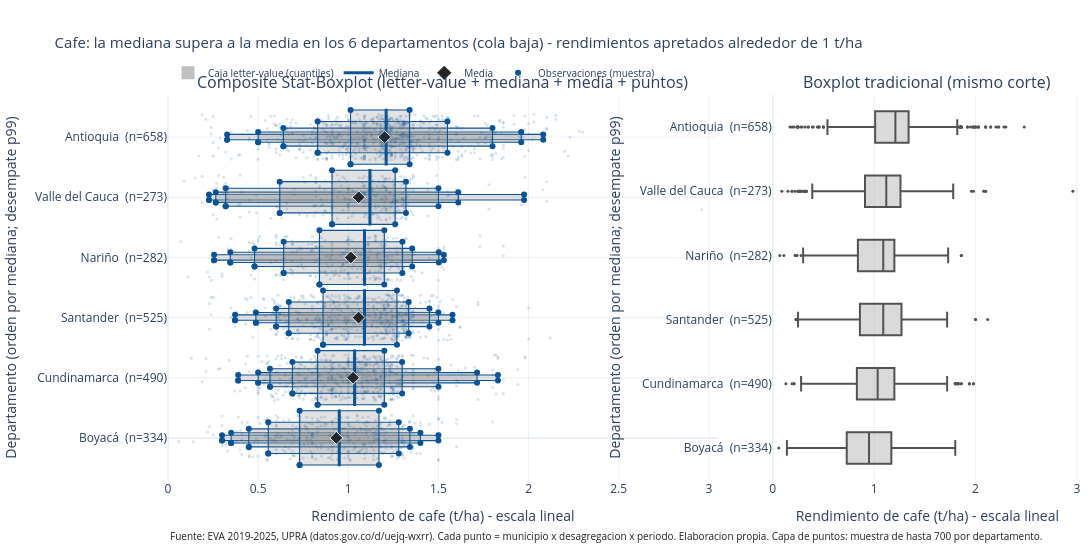

Notebook source saved alongside this figure:
### Markdown cell above
**Pregunta (Figura 5):** entre los seis departamentos cafeteros, ¿dónde rinde más el café por hectárea
y cómo cambia el centro (mediana frente a media) al mirar los extremos?

**Título conclusivo (escrito antes de dibujar, se valida en el paso c):**
*"El café sesga al revés que los cultivos anteriores: en los seis departamentos la media queda por
debajo de la mediana (cola baja), con rendimientos apretados alrededor de 1 t/ha."*

**Paso (b): figura interactiva + contraste.** Panel izquierdo: **Composite Stat-Boxplot**, que
superpone —en una sola vista— las cajas letter-value (cuantiles anidados), la mediana, la **media**
(marcador rombo, distinta de la mediana) y una capa de puntos individuales (muestra). Panel derecho: el
`go.Box` clásico del mismo corte. Variable en t/ha de rango estrecho → **escala lineal** (declarada).

**Nota de orden (encargo v4):** departamentos ordenados por mediana ascendente; si dos empatan, se
desempata por el cuantil de cola **p99** (ascendente). Se declara en el eje.

### Code cell
TITULO_F5 = ("Cafe: la mediana supera a la media en los 6 departamentos (cola baja) - "
             "rendimientos apretados alrededor de 1 t/ha")

dep6_orden = tabla6.sort_values(["mediana", "p99"]).index.tolist()   # v4: mediana; desempate por p99
etiquetas6 = [f"{d}  (n={int(tabla6.loc[d, 'N'])})" for d in dep6_orden]
niveles6 = [(0.25, 0.75), (0.125, 0.875), (0.0625, 0.9375), (0.03125, 0.96875), (0.015625, 0.984375)]
grosores6 = [0.90, 0.52, 0.30, 0.17, 0.09]
rng5 = np.random.default_rng(20261014)
MUESTRA5 = 700

fig5 = make_subplots(rows=1, cols=2, shared_yaxes=False, column_widths=[0.64, 0.36],
                     horizontal_spacing=0.06,
                     subplot_titles=("Composite Stat-Boxplot (letter-value + mediana + media + puntos)",
                                     "Boxplot tradicional (mismo corte)"))

for i, d in enumerate(dep6_orden):
    v = compo.loc[compo["departamento"] == d, "rendimiento"].to_numpy()
    for nivel, (qlo, qhi) in enumerate(reversed(niveles6)):
        x0, x1 = np.quantile(v, [qlo, qhi])
        g = grosores6[len(niveles6) - 1 - nivel] / 2
        fig5.add_trace(go.Scatter(
            x=[x0, x1, x1, x0, x0], y=[i - g, i - g, i + g, i + g, i - g],
            fill="toself", fillcolor="rgba(150,150,150,0.28)", line=dict(color=ACENTO, width=1.1),
            hoverinfo="text", showlegend=False,
            hovertext=f"{d}<br>cuantiles {qlo:.4f}-{qhi:.4f}<br>{x0:.2f} - {x1:.2f} t/ha"),
            row=1, col=1)
    med = float(np.median(v))
    fig5.add_trace(go.Scatter(x=[med, med], y=[i - 0.47, i + 0.47], mode="lines",
        line=dict(color=ACENTO, width=3), hoverinfo="text", showlegend=False,
        hovertext=f"{d} · mediana {med:.2f} t/ha"), row=1, col=1)
    media = float(np.mean(v))
    fig5.add_trace(go.Scatter(x=[media], y=[i], mode="markers",
        marker=dict(symbol="diamond", size=10, color=GRISES[0],
                    line=dict(color="white", width=1)), showlegend=False,
        hoverinfo="text", hovertext=f"{d} · media {media:.2f} t/ha"), row=1, col=1)
    sel = compo[compo["departamento"] == d]
    idx = rng5.choice(len(sel), size=min(MUESTRA5, len(sel)), replace=False)
    muestra = sel.iloc[idx]
    jit = rng5.uniform(-0.38, 0.38, len(muestra))
    hov = [f"Municipio: {mu}<br>Departamento: {de}<br>Cultivo: Café<br>Periodo: {pe}"
           f"<br>Rendimiento: {rr:.2f} t/ha<br>n del departamento: {int(tabla6.loc[d, 'N'])}"
           for mu, de, pe, rr in zip(muestra["municipio"], muestra["departamento"],
                                     muestra["periodo"], muestra["rendimiento"])]
    fig5.add_trace(go.Scatter(x=muestra["rendimiento"], y=i + jit, mode="markers",
        marker=dict(color=ACENTO, size=3, opacity=0.16), hoverinfo="text",
        hovertext=hov, showlegend=False), row=1, col=1)

for d in dep6_orden:
    v = compo.loc[compo["departamento"] == d, "rendimiento"]
    fig5.add_trace(go.Box(x=v, name=d, orientation="h",
        marker_color=GRISES[1], fillcolor="rgba(150,150,150,0.35)", line=dict(color=GRISES[1]),
        boxpoints="outliers", marker=dict(color=GRISES[1], size=3), showlegend=False,
        hovertemplate=f"{d}<br>%{{x:.2f}} t/ha<extra></extra>"), row=1, col=2)

# leyenda explicita del composite (entradas guia)
fig5.add_trace(go.Scatter(x=[None], y=[None], mode="markers",
    marker=dict(symbol="square", size=13, color="rgba(150,150,150,0.6)"),
    name="Caja letter-value (cuantiles)"), row=1, col=1)
fig5.add_trace(go.Scatter(x=[None], y=[None], mode="lines", line=dict(color=ACENTO, width=3),
    name="Mediana"), row=1, col=1)
fig5.add_trace(go.Scatter(x=[None], y=[None], mode="markers",
    marker=dict(symbol="diamond", size=11, color=GRISES[0]), name="Media"), row=1, col=1)
fig5.add_trace(go.Scatter(x=[None], y=[None], mode="markers",
    marker=dict(symbol="circle", size=6, color=ACENTO), name="Observaciones (muestra)"), row=1, col=1)

fig5.update_yaxes(tickmode="array", tickvals=list(range(len(dep6_orden))), ticktext=etiquetas6,
                  title_text="Departamento (orden por mediana; desempate p99)",
                  range=[-0.7, len(dep6_orden) - 0.3], row=1, col=1)
fig5.update_yaxes(type="category", categoryorder="array", categoryarray=dep6_orden,
                  title_text="Departamento (orden por mediana; desempate p99)",
                  tickmode="array", tickvals=dep6_orden, ticktext=etiquetas6, row=1, col=2)
fig5.update_xaxes(title_text="Rendimiento de cafe (t/ha) - escala lineal",
                  range=[0, 3.05], row=1, col=1)
fig5.update_xaxes(title_text="Rendimiento de cafe (t/ha) - escala lineal",
                  range=[0, 3.05], row=1, col=2)
fig5.update_layout(title=dict(text=TITULO_F5, font=dict(size=15)),
    width=1240, height=560, margin=dict(l=10, r=10, t=95, b=80),
    plot_bgcolor="white", paper_bgcolor="white",
    legend=dict(orientation="h", yanchor="bottom", y=1.02, xanchor="left", x=0,
                font=dict(size=10), bgcolor="rgba(0,0,0,0)"))
fuente_ann5 = dict(text=FUENTE_FIG + " Capa de puntos: muestra de hasta 700 por departamento.",
                   showarrow=False, xref="paper", yref="paper",
                   x=0, y=-0.17, xanchor="left", font=dict(size=10, color=TEXTO))
fig5.update_layout(annotations=list(fig5.layout.annotations) + [fuente_ann5])

ruta_html5 = DIR_HTML / "fig5_composite_cafe.html"
ruta_png5 = DIR_PNG / "fig5_composite_cafe.png"
fig5.write_html(ruta_html5, include_plotlyjs=True, full_html=True)
fig5.write_image(ruta_png5, width=1240, height=560, scale=2)

print("Traces en la figura:", len(fig5.data))
print("HTML autonomo:", ruta_html5.name, "| existe:", ruta_html5.exists(),
      "| KB:", round(ruta_html5.stat().st_size / 1024, 1))
print("PNG:", ruta_png5.name, "| existe:", ruta_png5.exists(),
      "| KB:", round(ruta_png5.stat().st_size / 1024, 1))
print("Orden dibujado (mediana; desempate p99):", dep6_orden)

fig5.show()   # dibuja la figura dentro del cuaderno (como plt.show())

### Figure 1 — Plotly figure (JSON) as saved in the notebook; plotly's stock layout.template omitted (floating-point values rounded to 4 significant figures; data arrays with more than 128 entries replaced by an {"elided": "..."} marker saying what was removed)
{"data": [{"fill": "toself", "fillcolor": "rgba(150,150,150,0.28)", "hoverinfo": "text", "hovertext": "Boyacá<br>cuantiles 0.0156-0.9844<br>0.30 - 1.50 t/ha", "line": {"color": "#0b5394", "width": 1.1}, "showlegend": false, "type": "scatter", "x": [0.3, 1.5, 1.5, 0.3, 0.3], "xaxis": "x", "y": [-0.045, -0.045, 0.045, 0.045, -0.045], "yaxis": "y"}, {"fill": "toself", "fillcolor": "rgba(150,150,150,0.28)", "hoverinfo": "text", "hovertext": "Boyacá<br>cuantiles 0.0312-0.9688<br>0.35 - 1.40 t/ha", "line": {"color": "#0b5394", "width": 1.1}, "showlegend": false, "type": "scatter", "x": [0.3503, 1.4, 1.4, 0.3503, 0.3503], "xaxis": "x", "y": [-0.085, -0.085, 0.085, 0.085, -0.085], "yaxis": "y"}, {"fill": "toself", "fillcolor": "rgba(150,150,150,0.28)", "hoverinfo": "text", "hovertext": "Boyacá<br>cuantiles 0.0625-0.9375<br>0.45 - 1.34 t/ha", "line": {"color": "#0b5394", "width": 1.1}, "showlegend": false, "type": "scatter", "x": [0.4481, 1.342, 1.342, 0.4481, 0.4481], "xaxis": "x", "y": [-0.15, -0.15, 0.15, 0.15, -0.15], "yaxis": "y"}, {"fill": "toself", "fillcolor": "rgba(150,150,150,0.28)", "hoverinfo": "text", "hovertext": "Boyacá<br>cuantiles 0.1250-0.8750<br>0.56 - 1.28 t/ha", "line": {"color": "#0b5394", "width": 1.1}, "showlegend": false, "type": "scatter", "x": [0.5563, 1.28, 1.28, 0.5563, 0.5563], "xaxis": "x", "y": [-0.26, -0.26, 0.26, 0.26, -0.26], "yaxis": "y"}, {"fill": "toself", "fillcolor": "rgba(150,150,150,0.28)", "hoverinfo": "text", "hovertext": "Boyacá<br>cuantiles 0.2500-0.7500<br>0.73 - 1.17 t/ha", "line": {"color": "#0b5394", "width": 1.1}, "showlegend": false, "type": "scatter", "x": [0.73, 1.17, 1.17, 0.73, 0.73], "xaxis": "x", "y": [-0.45, -0.45, 0.45, 0.45, -0.45], "yaxis": "y"}, {"hoverinfo": "text", "hovertext": "Boyacá · mediana 0.95 t/ha", "line": {"color": "#0b5394", "width": 3}, "mode": "lines", "showlegend": false, "type": "scatter", "x": [0.95, 0.95], "xaxis": "x", "y": [-0.47, 0.47], "yaxis": "y"}, {"hoverinfo": "text", "hovertext": "Boyacá · media 0.93 t/ha", "marker": {"color": "#252525", "line": {"color": "white", "width": 1}, "size": 10, "symbol": "diamond"}, "mode": "markers", "showlegend": false, "type": "scatter", "x": [0.9336], "xaxis": "x", "y": [0], "yaxis": "y"}, {"hoverinfo": "text", "hovertext": {"elided": "334 str values"}, "marker": {"color": "#0b5394", "opacity": 0.16, "size": 3}, "mode": "markers", "showlegend": false, "type": "scatter", "x": {"elided": "334 float values"}, "xaxis": "x", "y": {"elided": "334 float values"}, "yaxis": "y"}, {"fill": "toself", "fillcolor": "rgba(150,150,150,0.28)", "hoverinfo": "text", "hovertext": "Cundinamarca<br>cuantiles 0.0156-0.9844<br>0.39 - 1.83 t/ha", "line": {"color": "#0b5394", "width": 1.1}, "showlegend": false, "type": "scatter", "x": [0.3892, 1.83, 1.83, 0.3892, 0.3892], "xaxis": "x", "y": [0.955, 0.955, 1.045, 1.045, 0.955], "yaxis": "y"}, {"fill": "toself", "fillcolor": "rgba(150,150,150,0.28)", "hoverinfo": "text", "hovertext": "Cundinamarca<br>cuantiles 0.0312-0.9688<br>0.50 - 1.71 t/ha", "line": {"color": "#0b5394", "width": 1.1}, "showlegend": false, "type": "scatter", "x": [0.5, 1.714, 1.714, 0.5, 0.5], "xaxis": "x", "y": [0.915, 0.915, 1.085, 1.085, 0.915], "yaxis": "y"}, {"fill": "toself", "fillcolor": "rgba(150,150,150,0.28)", "hoverinfo": "text", "hovertext": "Cundinamarca<br>cuantiles 0.0625-0.9375<br>0.57 - 1.50 t/ha", "line": {"color": "#0b5394", "width": 1.1}, "showlegend": false, "type": "scatter", "x": [0.5656, 1.5, 1.5, 0.5656, 0.5656], "xaxis": "x", "y": [0.85, 0.85, 1.15, 1.15, 0.85], "yaxis": "y"}, {"fill": "toself", "fillcolor": "rgba(150,150,150,0.28)", "hoverinfo": "text", "hovertext": "Cundinamarca<br>cuantiles 0.1250-0.8750<br>0.69 - 1.30 t/ha", "line": {"color": "#0b5394", "width": 1.1}, "showlegend": false, "type": "scatter", "x": [0.69, 1.299, 1.299, 0.69, 0.69], "xaxis": "x", "y": [0.74, 0.74, 1.26, 1.26, 0.74], "yaxis": "y"}, {"fill": "toself", "fillcolor": "rgba(150,150,150,0.28)", "hoverinfo": "text", "hovertext": "Cundinamarca<br>cuantiles 0.2500-0.7500<br>0.83 - 1.20 t/ha", "line": {"color": "#0b5394", "width": 1.1}, "showlegend": false, "type": "scatter", "x": [0.83, 1.2, 1.2, 0.83, 0.83], "xaxis": "x", "y": [0.55, 0.55, 1.45, 1.45, 0.55], "yaxis": "y"}, {"hoverinfo": "text", "hovertext": "Cundinamarca · mediana 1.04 t/ha", "line": {"color": "#0b5394", "width": 3}, "mode": "lines", "showlegend": false, "type": "scatter", "x": [1.035, 1.035], "xaxis": "x", "y": [0.53, 1.47], "yaxis": "y"}, {"hoverinfo": "text", "hovertext": "Cundinamarca · media 1.03 t/ha", "marker": {"color": "#252525", "line": {"color": "white", "width": 1}, "size": 10, "symbol": "diamond"}, "mode": "markers", "showlegend": false, "type": "scatter", "x": [1.026], "xaxis": "x", "y": [1], "yaxis": "y"}, {"hoverinfo": "text", "hovertext": {"elided": "490 str values"}, "marker": {"color": "#0b5394", "opacity": 0.16, "size": 3}, "mode": "markers", "showlegend": false, "type": "scatter", "x": {"elided": "490 float values"}, "xaxis": "x", "y": {"elided": "490 float values"}, "yaxis": "y"}, {"fill": "toself", "fillcolor": "rgba(150,150,150,0.28)", "hoverinfo": "text", "hovertext": "Santander<br>cuantiles 0.0156-0.9844<br>0.37 - 1.58 t/ha", "line": {"color": "#0b5394", "width": 1.1}, "showlegend": false, "type": "scatter", "x": [0.3719, 1.578, 1.578, 0.3719, 0.3719], "xaxis": "x", "y": [1.955, 1.955, 2.045, 2.045, 1.955], "yaxis": "y"}, {"fill": "toself", "fillcolor": "rgba(150,150,150,0.28)", "hoverinfo": "text", "hovertext": "Santander<br>cuantiles 0.0312-0.9688<br>0.49 - 1.50 t/ha", "line": {"color": "#0b5394", "width": 1.1}, "showlegend": false, "type": "scatter", "x": [0.4875, 1.5, 1.5, 0.4875, 0.4875], "xaxis": "x", "y": [1.915, 1.915, 2.085, 2.085, 1.915], "yaxis": "y"}, {"fill": "toself", "fillcolor": "rgba(150,150,150,0.28)", "hoverinfo": "text", "hovertext": "Santander<br>cuantiles 0.0625-0.9375<br>0.60 - 1.45 t/ha", "line": {"color": "#0b5394", "width": 1.1}, "showlegend": false, "type": "scatter", "x": [0.6, 1.45, 1.45, 0.6, 0.6], "xaxis": "x", "y": [1.85, 1.85, 2.15, 2.15, 1.85], "yaxis": "y"}, {"fill": "toself", "fillcolor": "rgba(150,150,150,0.28)", "hoverinfo": "text", "hovertext": "Santander<br>cuantiles 0.1250-0.8750<br>0.67 - 1.33 t/ha", "line": {"color": "#0b5394", "width": 1.1}, "showlegend": false, "type": "scatter", "x": [0.67, 1.335, 1.335, 0.67, 0.67], "xaxis": "x", "y": [1.74, 1.74, 2.26, 2.26, 1.74], "yaxis": "y"}, {"fill": "toself", "fillcolor": "rgba(150,150,150,0.28)", "hoverinfo": "text", "hovertext": "Santander<br>cuantiles 0.2500-0.7500<br>0.86 - 1.27 t/ha", "line": {"color": "#0b5394", "width": 1.1}, "showlegend": false, "type": "scatter", "x": [0.86, 1.27, 1.27, 0.86, 0.86], "xaxis": "x", "y": [1.55, 1.55, 2.45, 2.45, 1.55], "yaxis": "y"}, {"hoverinfo": "text", "hovertext": "Santander · mediana 1.09 t/ha", "line": {"color": "#0b5394", "width": 3}, "mode": "lines", "showlegend": false, "type": "scatter", "x": [1.09, 1.09], "xaxis": "x", "y": [1.53, 2.47], "yaxis": "y"}, {"hoverinfo": "text", "hovertext": "Santander · media 1.06 t/ha", "marker": {"color": "#252525", "line": {"color": "white", "width": 1}, "size": 10, "symbol": "diamond"}, "mode": "markers", "showlegend": false, "type": "scatter", "x": [1.057], "xaxis": "x", "y": [2], "yaxis": "y"}, {"hoverinfo": "text", "hovertext": {"elided": "525 str values"}, "marker": {"color": "#0b5394", "opacity": 0.16, "size": 3}, "mode": "markers", "showlegend": false, "type": "scatter", "x": {"elided": "525 float values"}, "xaxis": "x", "y": {"elided": "525 float values"}, "yaxis": "y"}, {"fill": "toself", "fillcolor": "rgba(150,150,150,0.28)", "hoverinfo": "text", "hovertext": "Nariño<br>cuantiles 0.0156-0.9844<br>0.26 - 1.53 t/ha", "line": {"color": "#0b5394", "width": 1.1}, "showlegend": false, "type": "scatter", "x": [0.2556, 1.53, 1.53, 0.2556, 0.2556], "xaxis": "x", "y": [2.955, 2.955, 3.045, 3.045, 2.955], "yaxis": "y"}, {"fill": "toself", "fillcolor": "rgba(150,150,150,0.28)", "hoverinfo": "text", "hovertext": "Nariño<br>cuantiles 0.0312-0.9688<br>0.35 - 1.50 t/ha", "line": {"color": "#0b5394", "width": 1.1}, "showlegend": false, "type": "scatter", "x": [0.3456, 1.502, 1.502, 0.3456, 0.3456], "xaxis": "x", "y": [2.915, 2.915, 3.085, 3.085, 2.915], "yaxis": "y"}, {"fill": "toself", "fillcolor": "rgba(150,150,150,0.28)", "hoverinfo": "text", "hovertext": "Nariño<br>cuantiles 0.0625-0.9375<br>0.48 - 1.35 t/ha", "line": {"color": "#0b5394", "width": 1.1}, "showlegend": false, "type": "scatter", "x": [0.48, 1.354, 1.354, 0.48, 0.48], "xaxis": "x", "y": [2.85, 2.85, 3.15, 3.15, 2.85], "yaxis": "y"}, {"fill": "toself", "fillcolor": "rgba(150,150,150,0.28)", "hoverinfo": "text", "hovertext": "Nariño<br>cuantiles 0.1250-0.8750<br>0.64 - 1.30 t/ha", "line": {"color": "#0b5394", "width": 1.1}, "showlegend": false, "type": "scatter", "x": [0.6412, 1.3, 1.3, 0.6412, 0.6412], "xaxis": "x", "y": [2.74, 2.74, 3.26, 3.26, 2.74], "yaxis": "y"}, {"fill": "toself", "fillcolor": "rgba(150,150,150,0.28)", "hoverinfo": "text", "hovertext": "Nariño<br>cuantiles 0.2500-0.7500<br>0.84 - 1.20 t/ha", "line": {"color": "#0b5394", "width": 1.1}, "showlegend": false, "type": "scatter", "x": [0.84, 1.2, 1.2, 0.84, 0.84], "xaxis": "x", "y": [2.55, 2.55, 3.45, 3.45, 2.55], "yaxis": "y"}, {"hoverinfo": "text", "hovertext": "Nariño · mediana 1.09 t/ha", "line": {"color": "#0b5394", "width": 3}, "mode": "lines", "showlegend": false, "type": "scatter", "x": [1.09, 1.09], "xaxis": "x", "y": [2.53, 3.47], "yaxis": "y"}, {"hoverinfo": "text", "hovertext": "Nariño · media 1.01 t/ha", "marker": {"color": "#252525", "line": {"color": "white", "width": 1}, "size": 10, "symbol": "diamond"}, "mode": "markers", "showlegend": false, "type": "scatter", "x": [1.014], "xaxis": "x", "y": [3], "yaxis": "y"}, {"hoverinfo": "text", "hovertext": {"elided": "282 str values"}, "marker": {"color": "#0b5394", "opacity": 0.16, "size": 3}, "mode": "markers", "showlegend": false, "type": "scatter", "x": {"elided": "282 float values"}, "xaxis": "x", "y": {"elided": "282 float values"}, "yaxis": "y"}, {"fill": "toself", "fillcolor": "rgba(150,150,150,0.28)", "hoverinfo": "text", "hovertext": "Valle del Cauca<br>cuantiles 0.0156-0.9844<br>0.23 - 1.98 t/ha", "line": {"color": "#0b5394", "width": 1.1}, "showlegend": false, "type": "scatter", "x": [0.2275, 1.975, 1.975, 0.2275, 0.2275], "xaxis": "x", "y": [3.955, 3.955, 4.045, 4.045, 3.955], "yaxis": "y"}, {"fill": "toself", "fillcolor": "rgba(150,150,150,0.28)", "hoverinfo": "text", "hovertext": "Valle del Cauca<br>cuantiles 0.0312-0.9688<br>0.27 - 1.61 t/ha", "line": {"color": "#0b5394", "width": 1.1}, "showlegend": false, "type": "scatter", "x": [0.265, 1.61, 1.61, 0.265, 0.265], "xaxis": "x", "y": [3.915, 3.915, 4.085, 4.085, 3.915], "yaxis": "y"}, {"fill": "toself", "fillcolor": "rgba(150,150,150,0.28)", "hoverinfo": "text", "hovertext": "Valle del Cauca<br>cuantiles 0.0625-0.9375<br>0.32 - 1.50 t/ha", "line": {"color": "#0b5394", "width": 1.1}, "showlegend": false, "type": "scatter", "x": [0.32, 1.5, 1.5, 0.32, 0.32], "xaxis": "x", "y": [3.85, 3.85, 4.15, 4.15, 3.85], "yaxis": "y"}, {"fill": "toself", "fillcolor": "rgba(150,150,150,0.28)", "hoverinfo": "text", "hovertext": "Valle del Cauca<br>cuantiles 0.1250-0.8750<br>0.62 - 1.32 t/ha", "line": {"color": "#0b5394", "width": 1.1}, "showlegend": false, "type": "scatter", "x": [0.62, 1.32, 1.32, 0.62, 0.62], "xaxis": "x", "y": [3.74, 3.74, 4.26, 4.26, 3.74], "yaxis": "y"}, {"fill": "toself", "fillcolor": "rgba(150,150,150,0.28)", "hoverinfo": "text", "hovertext": "Valle del Cauca<br>cuantiles 0.2500-0.7500<br>0.91 - 1.26 t/ha", "line": {"color": "#0b5394", "width": 1.1}, "showlegend": false, "type": "scatter", "x": [0.91, 1.26, 1.26, 0.91, 0.91], "xaxis": "x", "y": [3.55, 3.55, 4.45, 4.45, 3.55], "yaxis": "y"}, {"hoverinfo": "text", "hovertext": "Valle del Cauca · mediana 1.12 t/ha", "line": {"color": "#0b5394", "width": 3}, "mode": "lines", "showlegend": false, "type": "scatter", "x": [1.12, 1.12], "xaxis": "x", "y": [3.53, 4.47], "yaxis": "y"}, {"hoverinfo": "text", "hovertext": "Valle del Cauca · media 1.06 t/ha", "marker": {"color": "#252525", "line": {"color": "white", "width": 1}, "size": 10, "symbol": "diamond"}, "mode": "markers", "showlegend": false, "type": "scatter", "x": [1.058], "xaxis": "x", "y": [4], "yaxis": "y"}, {"hoverinfo": "text", "hovertext": {"elided": "273 str values"}, "marker": {"color": "#0b5394", "opacity": 0.16, "size": 3}, "mode": "markers", "showlegend": false, "type": "scatter", "x": {"elided": "273 float values"}, "xaxis": "x", "y": {"elided": "273 float values"}, "yaxis": "y"}, {"fill": "toself", "fillcolor": "rgba(150,150,150,0.28)", "hoverinfo": "text", "hovertext": "Antioquia<br>cuantiles 0.0156-0.9844<br>0.33 - 2.08 t/ha", "line": {"color": "#0b5394", "width": 1.1}, "showlegend": false, "type": "scatter", "x": [0.328, 2.081, 2.081, 0.328, 0.328], "xaxis": "x", "y": [4.955, 4.955, 5.045, 5.045, 4.955], "yaxis": "y"}, {"fill": "toself", "fillcolor": "rgba(150,150,150,0.28)", "hoverinfo": "text", "hovertext": "Antioquia<br>cuantiles 0.0312-0.9688<br>0.50 - 1.96 t/ha", "line": {"color": "#0b5394", "width": 1.1}, "showlegend": false, "type": "scatter", "x": [0.5, 1.959, 1.959, 0.5, 0.5], "xaxis": "x", "y": [4.915, 4.915, 5.085, 5.085, 4.915], "yaxis": "y"}, {"fill": "toself", "fillcolor": "rgba(150,150,150,0.28)", "hoverinfo": "text", "hovertext": "Antioquia<br>cuantiles 0.0625-0.9375<br>0.64 - 1.80 t/ha", "line": {"color": "#0b5394", "width": 1.1}, "showlegend": false, "type": "scatter", "x": [0.64, 1.8, 1.8, 0.64, 0.64], "xaxis": "x", "y": [4.85, 4.85, 5.15, 5.15, 4.85], "yaxis": "y"}, {"fill": "toself", "fillcolor": "rgba(150,150,150,0.28)", "hoverinfo": "text", "hovertext": "Antioquia<br>cuantiles 0.1250-0.8750<br>0.83 - 1.55 t/ha", "line": {"color": "#0b5394", "width": 1.1}, "showlegend": false, "type": "scatter", "x": [0.83, 1.55, 1.55, 0.83, 0.83], "xaxis": "x", "y": [4.74, 4.74, 5.26, 5.26, 4.74], "yaxis": "y"}, {"fill": "toself", "fillcolor": "rgba(150,150,150,0.28)", "hoverinfo": "text", "hovertext": "Antioquia<br>cuantiles 0.2500-0.7500<br>1.01 - 1.34 t/ha", "line": {"color": "#0b5394", "width": 1.1}, "showlegend": false, "type": "scatter", "x": [1.012, 1.34, 1.34, 1.012, 1.012], "xaxis": "x", "y": [4.55, 4.55, 5.45, 5.45, 4.55], "yaxis": "y"}, {"hoverinfo": "text", "hovertext": "Antioquia · mediana 1.21 t/ha", "line": {"color": "#0b5394", "width": 3}, "mode": "lines", "showlegend": false, "type": "scatter", "x": [1.21, 1.21], "xaxis": "x", "y": [4.53, 5.47], "yaxis": "y"}, {"hoverinfo": "text", "hovertext": "Antioquia · media 1.20 t/ha", "marker": {"color": "#252525", "line": {"color": "white", "width": 1}, "size": 10, "symbol": "diamond"}, "mode": "markers", "showlegend": false, "type": "scatter", "x": [1.202], "xaxis": "x", "y": [5], "yaxis": "y"}, {"hoverinfo": "text", "hovertext": {"elided": "658 str values"}, "marker": {"color": "#0b5394", "opacity": 0.16, "size": 3}, "mode": "markers", "showlegend": false, "type": "scatter", "x": {"elided": "658 float values"}, "xaxis": "x", "y": {"elided": "658 float values"}, "yaxis": "y"}, {"boxpoints": "outliers", "fillcolor": "rgba(150,150,150,0.35)", "hovertemplate": "Boyacá<br>%{x:.2f} t/ha<extra></extra>", "line": {"color": "#525252"}, "marker": {"color": "#525252", "size": 3}, "name": "Boyacá", "orientation": "h", "showlegend": false, "type": "box", "x": {"elided": "334 float values"}, "xaxis": "x2", "yaxis": "y2"}, {"boxpoints": "outliers", "fillcolor": "rgba(150,150,150,0.35)", "hovertemplate": "Cundinamarca<br>%{x:.2f} t/ha<extra></extra>", "line": {"color": "#525252"}, "marker": {"color": "#525252", "size": 3}, "name": "Cundinamarca", "orientation": "h", "showlegend": false, "type": "box", "x": {"elided": "490 float values"}, "xaxis": "x2", "yaxis": "y2"}, {"boxpoints": "outliers", "fillcolor": "rgba(150,150,150,0.35)", "hovertemplate": "Santander<br>%{x:.2f} t/ha<extra></extra>", "line": {"color": "#525252"}, "marker": {"color": "#525252", "size": 3}, "name": "Santander", "orientation": "h", "showlegend": false, "type": "box", "x": {"elided": "525 float values"}, "xaxis": "x2", "yaxis": "y2"}, {"boxpoints": "outliers", "fillcolor": "rgba(150,150,150,0.35)", "hovertemplate": "Nariño<br>%{x:.2f} t/ha<extra></extra>", "line": {"color": "#525252"}, "marker": {"color": "#525252", "size": 3}, "name": "Nariño", "orientation": "h", "showlegend": false, "type": "box", "x": {"elided": "282 float values"}, "xaxis": "x2", "yaxis": "y2"}, {"boxpoints": "outliers", "fillcolor": "rgba(150,150,150,0.35)", "hovertemplate": "Valle del Cauca<br>%{x:.2f} t/ha<extra></extra>", "line": {"color": "#525252"}, "marker": {"color": "#525252", "size": 3}, "name": "Valle del Cauca", "orientation": "h", "showlegend": false, "type": "box", "x": {"elided": "273 float values"}, "xaxis": "x2", "yaxis": "y2"}, {"boxpoints": "outliers", "fillcolor": "rgba(150,150,150,0.35)", "hovertemplate": "Antioquia<br>%{x:.2f} t/ha<extra></extra>", "line": {"color": "#525252"}, "marker": {"color": "#525252", "size": 3}, "name": "Antioquia", "orientation": "h", "showlegend": false, "type": "box", "x": {"elided": "658 float values"}, "xaxis": "x2", "yaxis": "y2"}, {"marker": {"color": "rgba(150,150,150,0.6)", "size": 13, "symbol": "square"}, "mode": "markers", "name": "Caja letter-value (cuantiles)", "type": "scatter", "x": [null], "xaxis": "x", "y": [null], "yaxis": "y"}, {"line": {"color": "#0b5394", "width": 3}, "mode": "lines", "name": "Mediana", "type": "scatter", "x": [null], "xaxis": "x", "y": [null], "yaxis": "y"}, {"marker": {"color": "#252525", "size": 11, "symbol": "diamond"}, "mode": "markers", "name": "Media", "type": "scatter", "x": [null], "xaxis": "x", "y": [null], "yaxis": "y"}, {"marker": {"color": "#0b5394", "size": 6, "symbol": "circle"}, "mode": "markers", "name": "Observaciones (muestra)", "type": "scatter", "x": [null], "xaxis": "x", "y": [null], "yaxis": "y"}], "layout": {"annotations": [{"font": {"size": 16}, "showarrow": false, "text": "Composite Stat-Boxplot (letter-value + mediana + media + puntos)", "x": 0.3008, "xanchor": "center", "xref": "paper", "y": 1, "yanchor": "bottom", "yref": "paper"}, {"font": {"size": 16}, "showarrow": false, "text": "Boxplot tradicional (mismo corte)", "x": 0.8308, "xanchor": "center", "xref": "paper", "y": 1, "yanchor": "bottom", "yref": "paper"}, {"font": {"color": "#202124", "size": 10}, "showarrow": false, "text": "Fuente: EVA 2019-2025, UPRA (datos.gov.co/d/uejq-wxrr). Cada punto = municipio x desagregacion x periodo. Elaboracion propia. Capa de puntos: muestra de hasta 700 por departamento.", "x": 0, "xanchor": "left", "xref": "paper", "y": -0.17, "yref": "paper"}], "height": 560, "legend": {"bgcolor": "rgba(0,0,0,0)", "font": {"size": 10}, "orientation": "h", "x": 0, "xanchor": "left", "y": 1.02, "yanchor": "bottom"}, "margin": {"b": 80, "l": 10, "r": 10, "t": 95}, "paper_bgcolor": "white", "plot_bgcolor": "white", "title": {"font": {"size": 15}, "text": "Cafe: la mediana supera a la media en los 6 departamentos (cola baja) - rendimientos apretados alrededor de 1 t/ha"}, "width": 1240, "xaxis": {"anchor": "y", "domain": [0, 0.6016], "range": [0, 3.05], "title": {"text": "Rendimiento de cafe (t/ha) - escala lineal"}}, "xaxis2": {"anchor": "y2", "domain": [0.6616, 1], "range": [0, 3.05], "title": {"text": "Rendimiento de cafe (t/ha) - escala lineal"}}, "yaxis": {"anchor": "x", "domain": [0, 1], "range": [-0.7, 5.7], "tickmode": "array", "ticktext": ["Boyacá  (n=334)", "Cundinamarca  (n=490)", "Santander  (n=525)", "Nariño  (n=282)", "Valle del Cauca  (n=273)", "Antioquia  (n=658)"], "tickvals": [0, 1, 2, 3, 4, 5], "title": {"text": "Departamento (orden por mediana; desempate p99)"}}, "yaxis2": {"anchor": "x2", "categoryarray": ["Boyacá", "Cundinamarca", "Santander", "Nariño", "Valle del Cauca", "Antioquia"], "categoryorder": "array", "domain": [0, 1], "tickmode": "array", "ticktext": ["Boyacá  (n=334)", "Cundinamarca  (n=490)", "Santander  (n=525)", "Nariño  (n=282)", "Valle del Cauca  (n=273)", "Antioquia  (n=658)"], "tickvals": ["Boyacá", "Cundinamarca", "Santander", "Nariño", "Valle del Cauca", "Antioquia"], "title": {"text": "Departamento (orden por mediana; desempate p99)"}, "type": "category"}}}
